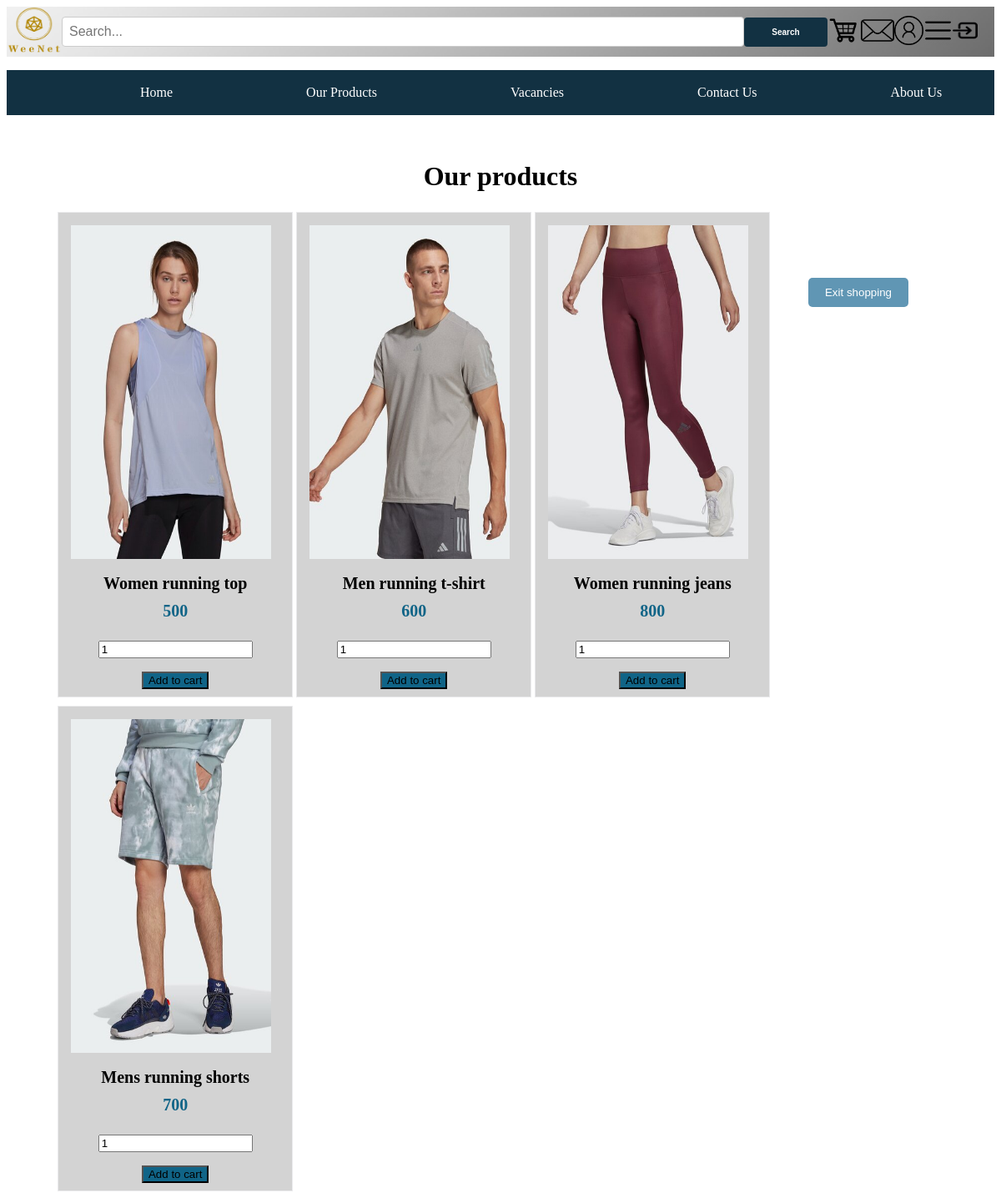
The page /product.php on the database its author committed.
### tables this page shows
CREATE TABLE `product` (
  `id` int(11) NOT NULL,
  `description` varchar(255) DEFAULT NULL,
  `image` varchar(255) DEFAULT NULL,
  `price` double DEFAULT NULL
);

### product.php (the view, shortened to what this page needs)
<?php
include_once 'connection/siluniconfig.php';
?>
<?php
    $db_name = "iwtdb";
    $connection = new mysqli($servername, $username, $password, $db_name);
?>
<!DOCTYPE html>
<html>
<head>
</head>
<body>
<?php include 'header.php'; ?>
<center><h1>Our products</h1>
    <div class="container4" style="width: 90%">
        <?php
            $query = "select * from product order by id asc";
            $result = mysqli_query($connection,$query);
            if(mysqli_num_rows($result)>0){
                while($row = mysqli_fetch_array($result)){
                    ?>
                    <div style="float: left;">
                        <form method="post" action="product.php?action=add&id=<?php echo $row["id"];?>">
                            <div class="product";>
                                <img src="<?php echo $row["image"];?>" width="240px" height="400px" class="img-responsive" style="margin-left: -10px;">
                                <h6 class="text-info"><?php echo $row["description"];?></h6>
                                <h6  class="text-info" style="color: #106487;"><?php echo $row["price"];?></h6>
                                <input type="text" name="quantity" value="1">
                                <input type="submit" name="add" style="margin-top: 2px; background-color: #106487;"  value="Add to cart">
                            </div>
                        </form>
                    </div>
             <?php
            } }
            ?>
            <br>
        <div class="text-center">
        <form>
            <a href="cart.php">
                <input type="button" class="checkout-button" value="Exit shopping">
            </a>
        </form>
    </div>
        </center>
</body>
</html>

### header.php (shortened to what this page needs)
<html>
    <link rel="stylesheet" href="css/styleshenal.css">
<body>
    <div class="header1">
        <img src="resources/home/logopng.png" width="70px" height="60px" alt="WeeNet logo" class="logo">
        <form class="search-form" action="#" method="get">
            <input type="text" name="search" placeholder="Search..." />
                <button type="submit" class="custom-button">Search</button>
        </form>
        <a href="cart.php"><img src="resources/home/fticons/cart.png" width="40px" height="43px" alt="cart"></a>
        <a href="notification.php"><img src="resources/home/fticons/letter.png" width="40px" height="35px" alt="notifications"></a>
        <a href="profileS.php"><img src="resources/home/fticons/profile.png" width="35px" height="35px" alt="profile"></a>
        <div class="header-bar">
            <a href="#" class="logo"><img src="resources/home/fticons/dmenu.png" width="35px" height="35px" alt="dropdown"/></a>
        </div>
        <a href="loginP.php"><img src="resources/home/fticons/login.png" width="30px" height="25px" alt="wishlist"  style="margin-right:20px;" ></a>
    </div>
    <center>
        <ul class="menu1">
            <li class="menu"><a href="index.php" style="color: white;">&emsp;&emsp;&emsp;&emsp;&emsp;&emsp;&emsp;&emsp;Home</a></li>
            <li class="menu"><a href="product.php" style="color: white;">&emsp;&emsp;&emsp;&emsp;&emsp;&emsp;&emsp;&emsp;Our Products</a></li>
            <li class="menu"><a href="career.php" style="color: white;">&emsp;&emsp;&emsp;&emsp;&emsp;&emsp;&emsp;&emsp;Vacancies</a></li>
            <li class="menu"><a href="contact.php" style="color: white;">&emsp;&emsp;&emsp;&emsp;&emsp;&emsp;&emsp;&emsp;Contact Us</a></li>
            <li class="menu"><a href="about.php" style="color: white;">&emsp;&emsp;&emsp;&emsp;&emsp;&emsp;&emsp;&emsp;About Us</a></li>
        </ul>
    </center>
    <br>
</body>
</html>

### css/styleshenal.css (style rules this page uses)
html { scroll-behavior: smooth; }
ul.menu1 { list-style-type:none; background-color: #123142; overflow:hidden; padding:8px 16px; }
li a { display:block; text-align:relative; padding:10px 16px; text-decoration:none; }
li.menu { float:left; }
.search-form { display: flex; align-items: center; }
.search-form input[type="text"] { padding: 8px; font-size: 16px; border: 1px solid #ccc; border-radius: 4px; width: 800px; }
.custom-button { padding: 8px 11px; font-size: 10px; background-color: #123142; color: #fff; border: none; border-radius: 4px; cursor: pointer; }
button { width: 10em; position: relative; height: 3.5em; border: 3px ridge black; outline: none; background-color: transparent; transition: 1s; border-radius: 0.5em; font-size: 16px; font-weight: bold; }
button::after { content: ""; position: absolute; top: -10px; left: 3%; width: 95%; height: 40%; transition: 0.1s; transform-origin: center; }
button::before { content: ""; transform-origin: center; position: absolute; top: 80%; left: 3%; width: 95%; height: 40%; transition: 0.1s; }

### product.php (style rules this page uses)
.product { border: 1px solid #eaeaec; margin: 2px 2px 8px 2px; padding: 15px; text-align: center; background-color: rgb(211, 211, 211); width: 250px; height:550px; }
.checkout-button { background-color:#6096B4; border:black; padding: 10px 20px; border-radius: 5px; border: none; box-shadow: none; transition: box-shadow 0.3s; color: white; }
.container4 { font-size:32px; }
.text-info { font-size:20px; margin-top: 10px; margin-bottom: 10px; }

### header.php (style rules this page uses)
.header1 { background-image: url("resources/home/pbkh1.jpg"); background-size: cover; background-repeat: no-repeat; display: flex; align-items: center; justify-content: space-between; }

### rows shown on the page
product: image (picture), description "Women running top", price "500"
product: image (picture), description "Men running t-shirt", price "600"
product: image (picture), description "Women running jeans", price "800"
product: image (picture), description "Mens running shorts", price "700"
